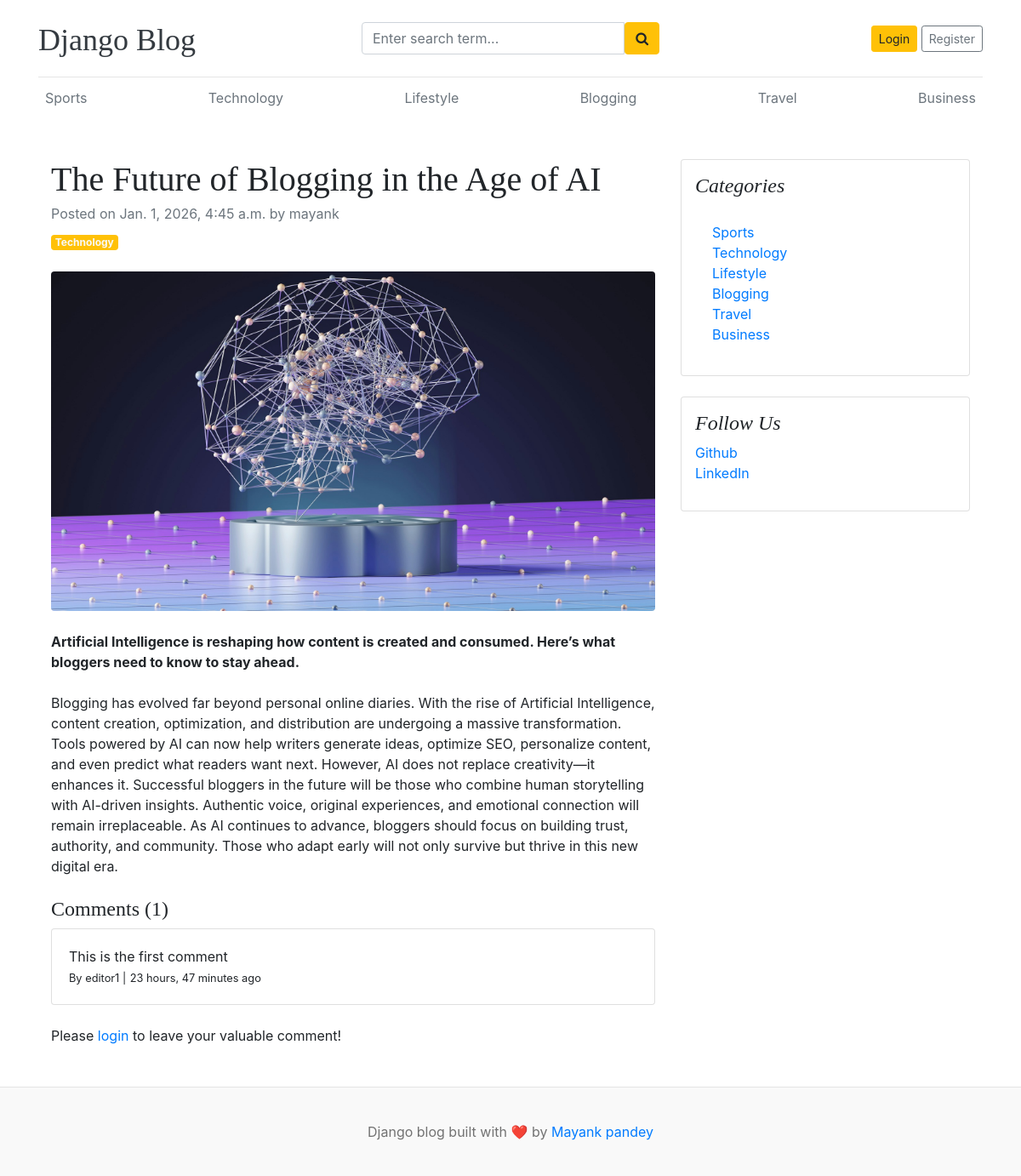
Screenshot of /blogs/the-future-of-blogging-in-the-age-of-ai/ with the database file from the repository.
### app/models.py (models this page shows, shortened)
class Category(models.Model):
    category_name = models.CharField(max_length=50, unique=True)
    created_at = models.DateTimeField(auto_now_add=True)
    updated_at = models.DateTimeField(auto_now=True)
    class Meta:
        verbose_name_plural = "Categories"
    def __str__(self):
        return self.category_name

class Blog(models.Model):
    title = models.CharField(max_length=100)
    slug = models.SlugField(max_length=150, unique=True, blank=True)
    category = models.ForeignKey(Category, on_delete=models.CASCADE)
    author = models.ForeignKey(User, on_delete=models.CASCADE)
    featured_image = models.ImageField(upload_to="uploads/%Y/%m/%d")
    short_description = models.TextField(max_length=500)
    blog_body = models.TextField(max_length=2000)
    status = models.CharField(max_length=20, choices=STATUS_CHOICES, default="Draft")
    is_featured = models.BooleanField(default=False)
    created_at = models.DateTimeField(auto_now_add=True)
    updated_at = models.DateTimeField(auto_now=True)

class Comment(models.Model):
    user = models.ForeignKey(User, on_delete=models.CASCADE)
    blog = models.ForeignKey(Blog, on_delete=models.CASCADE)
    comment = models.CharField(max_length=250)
    created_at = models.DateTimeField(auto_now_add=True)
    updated_at = models.DateTimeField(auto_now=True)
    def __str__(self):
        return self.comment

### assignments/models.py (models this page shows, shortened)
class SocialLink(models.Model):
    platform = models.CharField(max_length=25)
    link = models.URLField(max_length=100)
    created_at = models.DateTimeField(auto_now_add=True)
    updated_at = models.DateTimeField(auto_now=True)

### app/views.py (the view, shortened to what this page needs)
# urls.py: path("blogs/<slug:slug>/", AppsView.blogs, name="blogs"),
def blogs(request, slug):
    single_blog = get_object_or_404(Blog, slug=slug)
    comments = Comment.objects.filter(blog=single_blog)
    comment_count = comments.count()
    context = {
        "single_blog": single_blog,
        "comments": comments,
        "comment_count": comment_count,
    }
    return render(request, "blogs.html", context)

### app/context_processors.py (called while the page is built)
def get_categories(request):
    categories = Category.objects.all()
    return dict(categories=categories)

def get_social_link(request):
    socialLink = SocialLink.objects.all()
    return dict(socialLink=socialLink)

### templates/blogs.html
{% extends 'base.html' %}
{% block body %}
<div class="container mt-5">
    <div class="row">
        <div class="col-lg-8">
            <article>
                <header class="mb-4">
                    <h1 class="fw-bolder mb-1">{{single_blog.title}}</h1>
                    <div class="text-muted fst-italic mb-2">Posted on {{single_blog.created_at}} by {{single_blog.author}}</div>
                    <a class="badge bg-warning text-decoration-none text-light" href="#!">{{single_blog.category}}</a>
                </header>
                <figure class="mb-4"><img class="img-fluid rounded" src="{{single_blog.featured_image.url}}" alt="..." /></figure>
                <section class="mb-5">
                    <p class="fs-5 mb-4"><b>{{single_blog.short_description}}</b></p>
                    <p class="fs-5 mb-4">{{single_blog.blog_body}}</p>
                     <h4>Comments ({{comment_count}})</h4>
                     {% if comments %}
                        {% for comment in comments %}
                            <div class="card mt-1">
                                <div class="card-body">
                                    <p class="card-text mb-0">{{ comment }}</p>
                                    <span>
                                        <small>By {{ comment.user }} |</small>
                                        <small>{{ comment.created_at | timesince }} ago</small>
                                    </span>
                                </div>
                            </div>
                        {% endfor %}
                     {% else %}
                        <p class="mb-1">No comments yet.</p>
                     {% endif %}
                     <br>
                     {% if user.is_authenticated %}
                     <div class="form-group">
                        <form action="" method="POST">
                            {% csrf_token %}
                            <div class="form-group text-center">
                                <textarea name="comment" class="form-control" placeholder="Write your comment..."></textarea>
                                <input type="submit" value="Submit" class="btn btn-primary mt-2">
                            </div>
                        </form>
                     </div>
                     {% else %}
                        <p>Please <span><a href="{% url 'login' %}">login</a></span> to leave your valuable comment!</p>
                     {% endif %}
                    </section>
            </article>
        </div>
        <div class="col-lg-4">
            <div class="card mb-4 p-3">
                <h4 class="font-italic">Categories</h4>
                <div class="card-body">
                    <div class="row">
                        <div class="col-sm-6">
                            <ul class="list-unstyled mb-0">
                                {% for cat in categories %}
                                <li><a href="{% url 'posts_by_category' cat.id %}">{{cat}}</a></li>
                                {% endfor %}
                            </ul>
                        </div>
                    </div>
                </div>
            </div>
            {% if socialLink %}
            <div class="card mb-4 p-3">
                <h4 class="font-italic">Follow Us</h4>
                <ol class="list-unstyled">
                    {% for social in socialLink %}
                        <li><a href="{{social.link}}" target="blank">{{social.platform}}</a></li>
                    {% endfor %}
                </ol>
            </div>
            {% endif %}
        </div>
    </div>
</div>
{% endblock %}

### templates/base.html (shortened to what this page needs)
{% load static %}
<!DOCTYPE html>
<html lang="en">
  <head>
    <link
      href="https://getbootstrap.com/docs/4.0/dist/css/bootstrap.min.css"
      rel="stylesheet"
    />
    <link href="{% static 'css/blog.css' %}" rel="stylesheet" />
    <link rel="stylesheet" href="https://cdnjs.cloudflare.com/ajax/libs/font-awesome/4.7.0/css/font-awesome.min.css">
  </head>
  <body>
       <div class="container">
      <header class="blog-header py-3">
        <div class="row flex-nowrap justify-content-between align-items-center">
          <div class="col-4 pt-1">
            <a class="blog-header-logo text-dark" href="/">Django Blog</a>
          </div>
          <div class="col-4">
            <form action="{% url 'search' %}" method="GET">
              <div class="input-group">
                <input class="form-control" type="text" name="keyword" value="{{ keyword }}" placeholder="Enter search term..." aria-label="Enter search term..." aria-describedby="button-search" />
                <button type="submit" class="btn btn-warning" id="button-search" type="button"><i class="fa fa-search"></i></button>
            </div>
            </form>
          </div>
          <div class="col-4 d-flex justify-content-end align-items-center">
            {% if not user.is_authenticated %}
            <a class="btn btn-sm btn-warning" href="{% url 'login' %}">Login</a> &nbsp;
            <a class="btn btn-sm btn-outline-secondary" href="{% url 'register' %}">Register</a>
            {% else %}
            <span><a href="{% url 'dashboard' %}">Dashboard</a></span>
            &emsp;
            <span><a href="{% url 'logout' %}">Logout</a></span>
            {% endif %}
          </div>
        </div>
      </header>
      <div class="nav-scroller py-1 mb-2">
        <nav class="nav d-flex justify-content-between">
          {% for cat in categories %}
          <a class="p-2 text-muted" href="{% url 'posts_by_category' cat.id %}">{{ cat.category_name }}</a>
          {% endfor %}
        </nav>
      </div>
    {% block body %}{% endblock %}
    </div>
    <footer class="blog-footer">
      <p>Django blog built with ❤️ by <a href="#">Mayank pandey</a></p>
    </footer>
  </body>
</html>

### blog/static/css/blog.css (style rules this page uses)
.blog-header { border-bottom: 1px solid #e5e5e5; }
.blog-header-logo { font-family: "Playfair Display", Georgia, "Times New Roman", serif ; font-size: 2.25rem; }
h1, h2, h3, h4, h5, h6 { font-family: "Playfair Display", Georgia, "Times New Roman", serif ; }
.blog-footer { padding: 2.5rem 0; color: #727272; text-align: center; background-color: #f9f9f9; border-top: 0.05rem solid #e5e5e5; }
.blog-footer p:last-child { margin-bottom: 0; }

### rows the page displays
Category: category_name "Sports"
Category: category_name "Technology"
Category: category_name "Lifestyle"
Category: category_name "Blogging"
Category: category_name "Travel"
Category: category_name "Business"
Blog: title "The Future of Blogging in the Age of AI", created_at "Jan. 1, 2026, 4:45 a.m.", author "mayank", category "Technology", featured_image (picture), short_description "Artificial Intelligence is reshaping how content is created and consumed. Here’s what bloggers need to know to stay ahead.", blog_body "Blogging has evolved far beyond personal online diaries. With the rise of Artificial Intelligence, content creation, optimization, and distribution are undergoing a massive transformation. Tools powered by AI can now help writers generate ideas, optimize SEO, personalize content, and even predict what readers want next. However, AI does not replace creativity—it enhances it. Successful bloggers in the future will be those who combine human storytelling with AI-driven insights. Authentic voice, original experiences, and emotional connection will remain irreplaceable. As AI continues to advance, bloggers should focus on building trust, authority, and community. Those who adapt early will not…"
Comment: comment "This is the first comment", user "editor1", created_at "23 hours, 47 minutes"
SocialLink: platform "Github"
SocialLink: platform "LinkedIn"

### other values shown
{{ comment_count }} "1"
